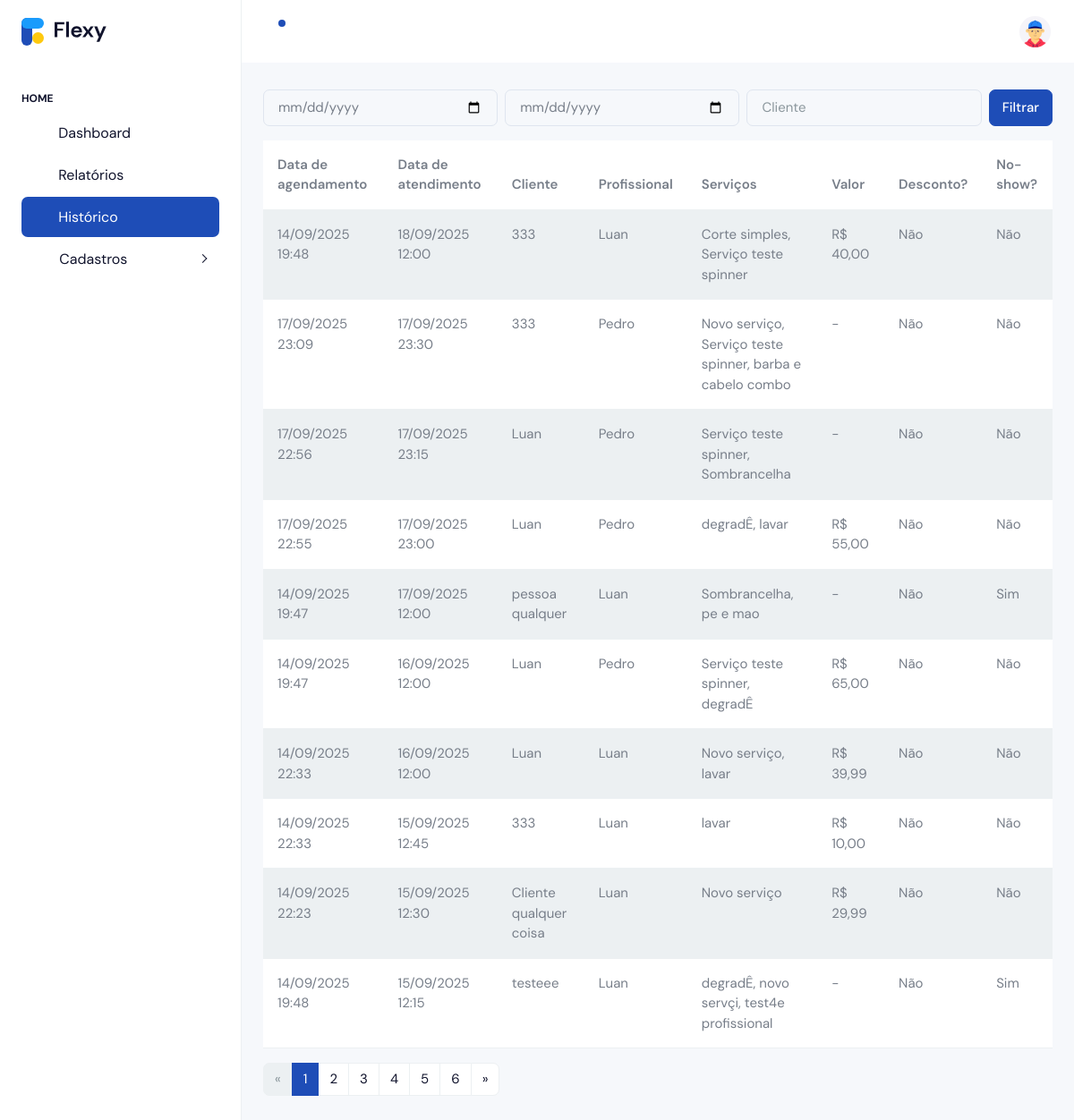
/home/historico/ (signed in), run on an earlier commit of the app's database.
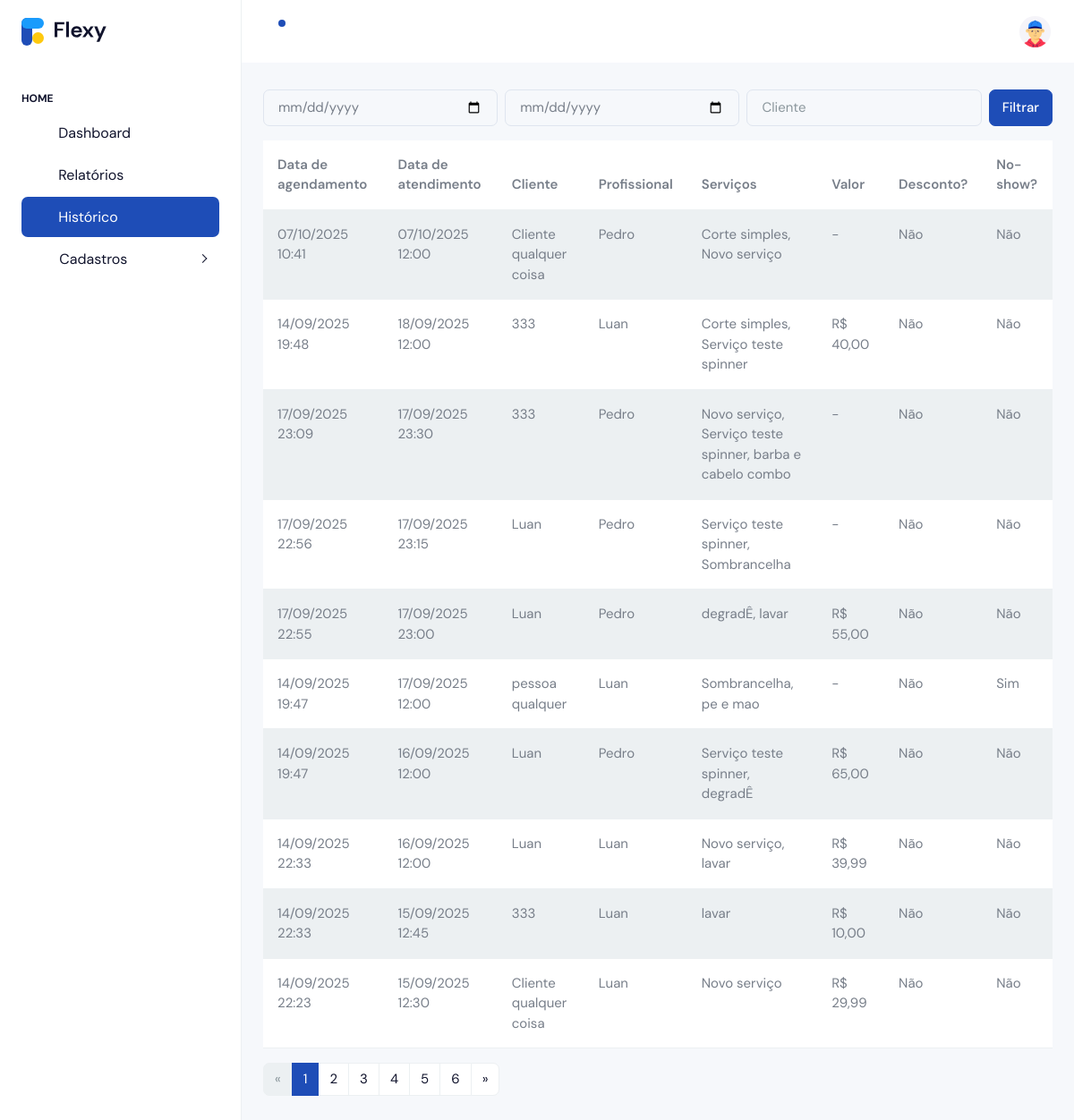
And on a later commit of the database.
### apps/appointments/models.py (models this page shows, shortened)
class Agendamento(models.Model):
    cliente = models.ForeignKey(
        settings.AUTH_USER_MODEL,
        on_delete=models.CASCADE,
        related_name="agendamentos"
    )
    loja = models.ForeignKey("cadastro.Loja", on_delete=models.CASCADE, related_name="agendamentos")
    funcionario = models.ForeignKey("cadastro.Funcionario", on_delete=models.CASCADE, related_name="agendamentos")
    servicos = models.ManyToManyField("cadastro.Servico", related_name="agendamentos")
    duracao_total_minutos = models.PositiveIntegerField(default=0)
    data = models.DateField()
    hora = models.TimeField()
    criado_em = models.DateTimeField(auto_now_add=True)
    confirmado = models.BooleanField(default=False)
    no_show = models.BooleanField(default=False)
    class FormaPagamento(models.TextChoices):
        PIX = "pix", "PIX"
        DEBITO = "debito", "Débito"
        DINHEIRO = "dinheiro", "Dinheiro"
        CREDITO = "credito", "Cartão de Crédito"
    valor_final = models.DecimalField(
        max_digits=10, decimal_places=2, null=True, blank=True
    )
    teve_desconto = models.BooleanField(default=False)
    forma_pagamento = models.CharField(
        max_length=20, choices=FormaPagamento.choices, blank=True, null=True
    )
    observacao = models.TextField(blank=True)
    finalizado_em = models.DateTimeField(blank=True, null=True)

### apps/accounts/models.py (models this page shows, shortened)
class User(AbstractUser):
    nome = models.CharField(max_length=120, blank=True, null=True)
    sobrenome = models.CharField(max_length=120, blank=True, null=True)
    grupo = models.SlugField(max_length=150, blank=True)  # << slug único para subdomínio
    email = models.EmailField(unique=True)
    is_owner = models.BooleanField(default=False)
    is_client = models.BooleanField(default=False)
    phone_regex = RegexValidator(r"^\+?\d{10,15}$", "Informe telefone no formato internacional, ex.: +5585...")
    phone = models.CharField(max_length=17, blank=True, null=True, validators=[phone_regex])
    full_name = models.CharField(max_length=120, blank=True, null=True)
    USERNAME_FIELD = "email"
    REQUIRED_FIELDS = []
    objects = UserManager()

### apps/cadastro/models.py (models this page shows, shortened)
class Funcionario(models.Model):
    class Cargo(models.TextChoices):
        BARBEIRO = 'barbeiro', 'Barbeiro'
        CABELEIREIRO = 'cabeleireiro', 'Cabeleireiro(a)'
        MANICURE = 'manicure', 'Manicure/Pedicure'
        ESTETICISTA = 'esteticista', 'Esteticista'
        SOMBRANCELHA = 'sobrancelha', 'Designer de Sobrancelha'
        RECEPCAO = 'recepcao', 'Recepção'
        OUTRO = 'outro', 'Outro'
    phone_regex = RegexValidator(
        r'^\+?\d{10,15}$',
        'Informe telefone no formato internacional, ex.: +5585...'
    )
    loja = models.ForeignKey('Loja', on_delete=models.CASCADE, related_name='funcionarios')
    nome = models.CharField(max_length=120)
    cargo = models.CharField(max_length=20, choices=Cargo.choices, default=Cargo.BARBEIRO)
    email = models.EmailField(blank=True, null=True)
    telefone = models.CharField(max_length=17, blank=True, null=True, validators=[phone_regex])
    slug = models.SlugField(max_length=160, blank=True)
    ativo = models.BooleanField(default=True)
    cor_hex = models.CharField(max_length=7, default='#000000', help_text='Cor para exibir no calendário (ex.: #FF0000)')
    criado_em = models.DateTimeField(auto_now_add=True)
    atualizado_em = models.DateTimeField(auto_now=True)
    class Meta:
        verbose_name = 'Funcionário'
        verbose_name_plural = 'Funcionários'
        unique_together = (('loja', 'slug'),)
        ordering = ('nome',)

class Servico(models.Model):
    loja = models.ForeignKey(Loja, on_delete=models.CASCADE, related_name='servicos')
    nome = models.CharField(max_length=160)
    slug = models.SlugField(max_length=180, blank=True)
    descricao = models.TextField(blank=True)
    duracao_minutos = models.PositiveSmallIntegerField(validators=[MinValueValidator(1)], default=30)
    preco = models.DecimalField(max_digits=10, decimal_places=2, validators=[MinValueValidator(0)])
    profissionais = models.ManyToManyField('Funcionario', related_name='servicos', blank=True)
    ativo = models.BooleanField(default=True)
    criado_em = models.DateTimeField(auto_now_add=True)
    atualizado_em = models.DateTimeField(auto_now=True)
    class Meta:
        verbose_name = "Serviço"
        verbose_name_plural = "Serviços"
        ordering = ("nome",)
        unique_together = (("loja", "slug"),)

### apps/accounts/views.py (the view)
# urls.py: path('home/historico/', views.owner_historico, name='owner_historico'),
@login_required
@subscription_required
def owner_historico(request):
    if not getattr(request.user, 'is_owner', False):
        return redirect('accounts:owner_login')
    ag_qs = (
        Agendamento.objects
        .filter(loja__owner=request.user)
        .select_related('cliente', 'funcionario')
        .prefetch_related('servicos')
        .order_by('-data', '-hora')
    )
    inicio = request.GET.get('inicio')
    fim = request.GET.get('fim')
    cliente = request.GET.get('cliente')
    if inicio:
        ag_qs = ag_qs.filter(data__gte=inicio)
    if fim:
        ag_qs = ag_qs.filter(data__lte=fim)
    if cliente:
        ag_qs = ag_qs.filter(cliente__full_name__icontains=cliente)
    paginator = Paginator(ag_qs, 10)
    page_number = request.GET.get('page')
    page_obj = paginator.get_page(page_number)
    params = request.GET.copy()
    params.pop('page', None)
    ctx = {'page_obj': page_obj, 'querystring': params.urlencode()}
    target = request.headers.get('HX-Target')
    if request.headers.get('HX-Request') and target != 'content':
        return render(request, 'accounts/partials/owner_historico.html', ctx)
    return render(request, 'accounts/owner_historico.html', ctx)

### apps/accounts/models.py (called while the page is built)
    def is_active(self) -> bool:
        return timezone.now() <= self.end_date

### apps/accounts/templates/accounts/owner_historico.html (shortened to what this page needs)
{% extends 'accounts/index.html' %}
{% block content %}
  {% include 'accounts/partials/owner_historico.html' %}
{% endblock %}

### apps/accounts/templates/accounts/partials/owner_historico.html
<div id="owner-historico">
  <form class="row g-2 mb-3"
        hx-get="{% url 'accounts:owner_historico' %}"
        hx-target="#owner-historico"
        hx-select="#owner-historico"
        hx-swap="outerHTML">
    <div class="col">
      <input type="date" name="inicio" class="form-control" value="{{ request.GET.inicio }}">
    </div>
    <div class="col">
      <input type="date" name="fim" class="form-control" value="{{ request.GET.fim }}">
    </div>
    <div class="col">
      <input type="text" name="cliente" class="form-control" placeholder="Cliente" value="{{ request.GET.cliente }}">
    </div>
    <div class="col-auto">
      <button type="submit" class="btn btn-primary">Filtrar</button>
    </div>
  </form>
  <table class="table table-striped">
    <thead>
      <tr>
        <th>Data de agendamento</th>
        <th>Data de atendimento</th>
        <th>Cliente</th>
        <th>Profissional</th>
        <th>Serviços</th>
        <th>Valor</th>
        <th>Desconto?</th>
        <th>No-show?</th>
      </tr>
    </thead>
    <tbody>
      {% for ag in page_obj %}
      <tr>
        <td>{{ ag.criado_em|date:"d/m/Y H:i" }}</td>
        <td>{{ ag.data|date:"d/m/Y" }} {{ ag.hora|time:"H:i" }}</td>
        <td>{{ ag.cliente.full_name }}</td>
        <td>{{ ag.funcionario.nome }}</td>
        <td>
          {% for s in ag.servicos.all %}{% if not forloop.first %}, {% endif %}{{ s.nome }}{% endfor %}
        </td>
        <td>{% if ag.valor_final %}R$ {{ ag.valor_final }}{% else %}-{% endif %}</td>
        <td>{% if ag.teve_desconto %}Sim{% else %}Não{% endif %}</td>
        <td>{% if ag.no_show %}Sim{% else %}Não{% endif %}</td>
      </tr>
      {% empty %}
      <tr>
        <td colspan="8">Nenhum atendimento encontrado.</td>
      </tr>
      {% endfor %}
    </tbody>
  </table>
  <nav aria-label="Paginação">
    <ul class="pagination">
      {% if page_obj.has_previous %}
        <li class="page-item">
          <a class="page-link"
             hx-get="{% url 'accounts:owner_historico' %}?page={{ page_obj.previous_page_number }}{% if querystring %}&{{ querystring }}{% endif %}"
             hx-target="#owner-historico"
             hx-select="#owner-historico"
             hx-swap="outerHTML">&laquo;</a>
        </li>
      {% else %}
        <li class="page-item disabled"><span class="page-link">&laquo;</span></li>
      {% endif %}
      {% for i in page_obj.paginator.page_range %}
        <li class="page-item {% if page_obj.number == i %}active{% endif %}">
          <a class="page-link"
             hx-get="{% url 'accounts:owner_historico' %}?page={{ i }}{% if querystring %}&{{ querystring }}{% endif %}"
             hx-target="#owner-historico"
             hx-select="#owner-historico"
             hx-swap="outerHTML">{{ i }}</a>
        </li>
      {% endfor %}
      {% if page_obj.has_next %}
        <li class="page-item">
          <a class="page-link"
             hx-get="{% url 'accounts:owner_historico' %}?page={{ page_obj.next_page_number }}{% if querystring %}&{{ querystring }}{% endif %}"
             hx-target="#owner-historico"
             hx-select="#owner-historico"
             hx-swap="outerHTML">&raquo;</a>
        </li>
      {% else %}
        <li class="page-item disabled"><span class="page-link">&raquo;</span></li>
      {% endif %}
    </ul>
  </nav>
</div>

What changed in the data, as far as the page shows it:
no longer on this page (row unchanged): Agendamento: criado_em "14/09/2025 19:48", data "15/09/2025", hora "12:15", cliente.full_name "testeee", funcionario.nome "Luan", teve_desconto "Não", no_show "Sim", Servico (nome "degradÊ")
no longer on this page (row unchanged): Servico: nome "novo servçi", shown under "14/09/2025 19:48"
no longer on this page (row unchanged): Servico: nome "test4e profissional", shown under "14/09/2025 19:48"
added Agendamento: criado_em "07/10/2025 10:41", data "07/10/2025", hora "12:00", cliente.full_name "Cliente qualquer coisa", funcionario.nome "Pedro", teve_desconto "Não", no_show "Não", Servico (nome "Corte simples"), Servico (nome "Novo serviço")
